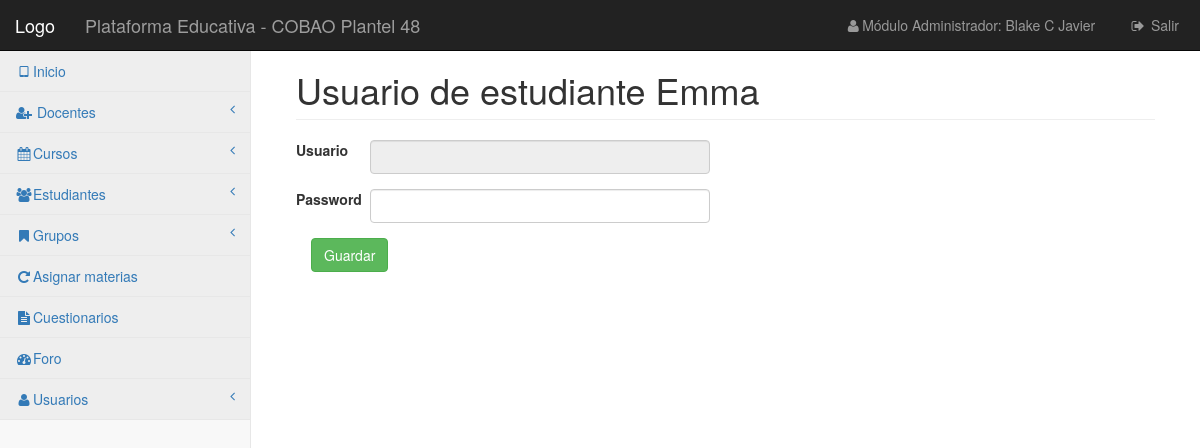
The app's page /vistas/estudiante/miuser.php?id=1&n=Emma (signed in), older data.
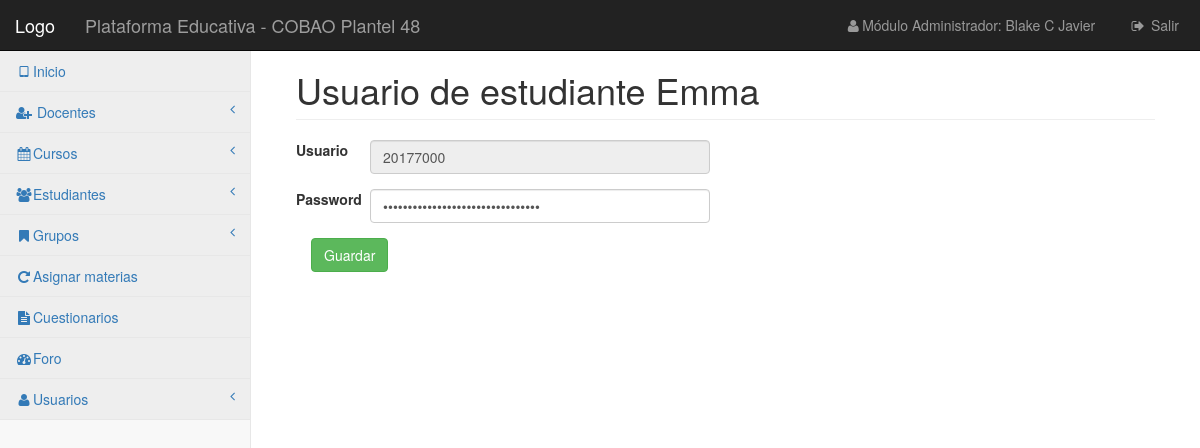
The same page, newer data.
### tables this page shows
CREATE TABLE `usuario` (
  `id` int(10) UNSIGNED NOT NULL,
  `nombre` varchar(255) DEFAULT NULL,
  `password` varchar(1000) DEFAULT NULL,
  `email` varchar(255) DEFAULT NULL,
  `tipo` char(1) DEFAULT NULL,
  `idper` char(1) DEFAULT NULL
);

### librerias/Simple_sessions.php (called while the page is built, shortened)
<?php
class Simple_sessions{
private $my_sess;
public function  __construct($sess_name = 'simple_sessions'){
$this->my_sess = &$_SESSION;
}
public function check_sess($name){
return isset($this->my_sess[$name]);
}
}
?>

### vistas/estudiante/miuser.php (the view, shortened to what this page needs)
<?php
require_once '../../librerias/Simple_sessions.php';
$obj_ses = new Simple_sessions();
if ($obj_ses->check_sess('userid')) {
    require_once '../../plantillas/header-a.php';
    include "../../control/conexion.php";
    $id = $_GET['id'];
    $consultar = "SELECT * FROM `usuario` WHERE `idper` = '$id'";
    $ejecutar = $conexion->query($consultar);
    $datos = $ejecutar->fetch_assoc();
    ?>
    <div id="page-wrapper">
        <div class="container-fluid">
            <div class="row">
                <div class="col-lg-12">
                    <h1 class="page-header">Usuario de estudiante <?php  echo $_GET['n']?></h1>
                </div>
            </div>
            <div class="row">
                <div class="col-lg-12">
                    <form action="" method="post" class="form-horizontal" >
                        <div class="form-group">
                            <label class="col-md-1">Usuario</label>
                            <div class="col-md-5">
                                <input type="text" disabled  class="form-control" value="<?php echo $datos['nombre'] ?>">
                            </div>
                        </div>
                        <div class="form-group">
                            <label class="col-md-1">Password</label>
                            <div class="col-md-5">
                                <input type="password"  class="form-control" value="<?php echo $datos['password'] ?>">
                            </div>
                        </div>
                        <div class="col-sm-12">
                            <button class="btn btn-success">Guardar</button>
                        </div>
                    </form>
                </div>
            </div>
        </div>
    </div>
    <?php
    require_once '../../plantillas/footer.php';
}else{
    header("Location: ../../index.php");
} ?>

Row changes from the older to the newer data that the page shows:
added usuario: nombre "20177000"
